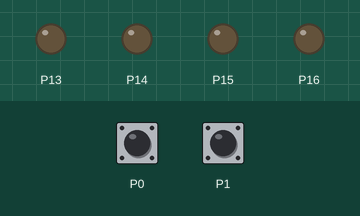
Bench run of a program on a simulated BBC micro:bit running MicroPython. Parts: output pins drawn as LEDs (lit = HIGH). The inputs (shaded band) are chosen by the test bench; at power-on: P0 LOW, P1 LOW.

Above: at 1.2 s.
1.3 s: P0 pulled HIGH for 0.15 s
At 1.7 s:
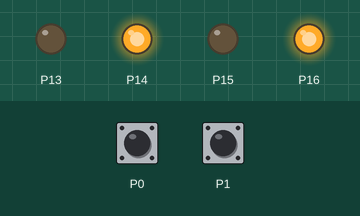
2.9 s: P1 pulled HIGH for 0.15 s
At 4.1 s:
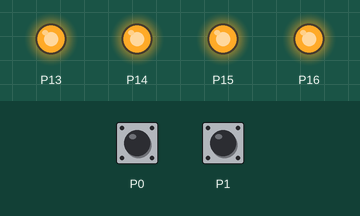
4.5 s: P0 pulled HIGH for 1 s
At 5.3 s:
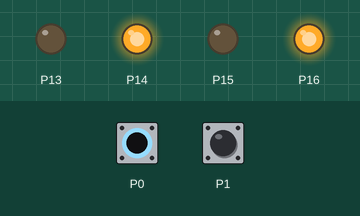
7.0 s: P1 pulled HIGH for 1 s
At 8.4 s:
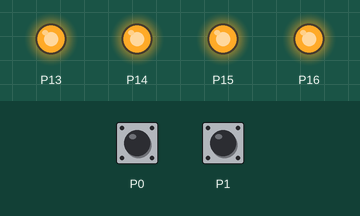
9.5 s: P0 driven HIGH and P1 driven HIGH
At 10.1 s:
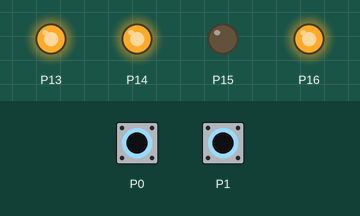
Timing chart, 0 to 12.0 s (numbered marks = the images above; inputs shaded):
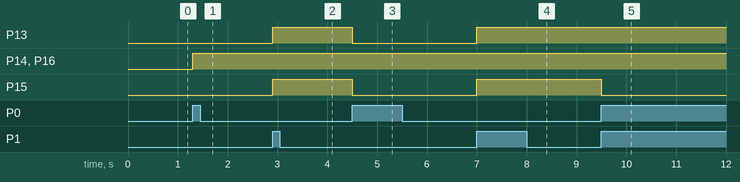

The program:

line_tracing_basic.py
```python
from microbit import *
import time

while True:
    left = pin0.read_digital()
    right = pin1.read_digital()

    if (left == 1 and right == 1):
        pin13.write_digital(1) # Motor 1 Forward Direction
        pin14.write_digital(1) # PWM A
        pin15.write_digital(0) # Motor 2 Forward Direction
        pin16.write_digital(1) # PWM B

    elif (left == 0 and right == 1):
        pin13.write_digital(1) # Motor 1 Forward Direction
        pin14.write_digital(1) # PWM A
        pin15.write_digital(1) # Motor 2 Forward Direction
        pin16.write_digital(1) # PWM B

    elif (left == 1 and right == 0):
        pin13.write_digital(0) # Motor 1 Forward Direction
        pin14.write_digital(1) # PWM A
        pin15.write_digital(0) # Motor 2 Forward Direction
        pin16.write_digital(1) # PWM B
```

Measured:
- after the input at 1.3 s, P14, P16: LOW → HIGH at once
- after the input at 2.9 s, P13, P15: LOW → HIGH at once
- after the input at 4.5 s, P13, P15: HIGH → LOW at once
- after the input at 7.0 s, P13, P15: LOW → HIGH at once
- after the input at 9.5 s, P15: HIGH → LOW at once
